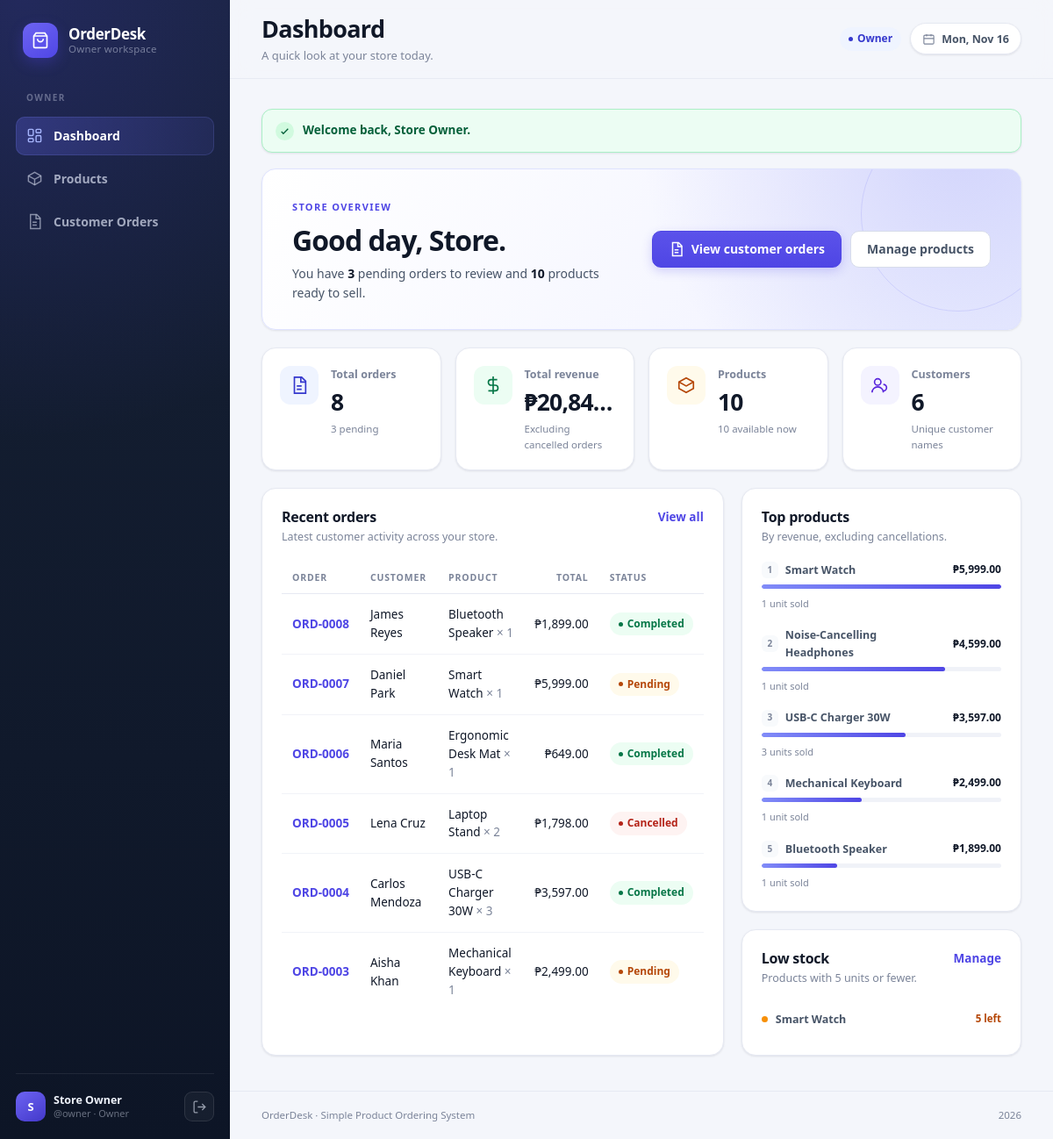
/owner/dashboard.php (signed in), run on the app's committed database.
### tables this page shows
CREATE TABLE orders (
  id            INT UNSIGNED AUTO_INCREMENT PRIMARY KEY,
  user_id       INT UNSIGNED  NULL,
  customer_name VARCHAR(100)  NOT NULL,
  customer_email VARCHAR(120) NOT NULL,
  customer_phone VARCHAR(30)  NOT NULL,
  customer_address VARCHAR(255) NOT NULL,
  product_id    INT UNSIGNED  NULL,
  product_name  VARCHAR(120)  NOT NULL,
  quantity      INT UNSIGNED  NOT NULL,
  unit_price    DECIMAL(10,2) NOT NULL,
  total_amount  DECIMAL(10,2) NOT NULL,
  payment_method ENUM('Cash', 'GCash') NOT NULL DEFAULT 'Cash',
  status        ENUM('Pending', 'Completed', 'Cancelled') NOT NULL DEFAULT 'Pending',
  created_at    TIMESTAMP     NOT NULL DEFAULT CURRENT_TIMESTAMP,
  CONSTRAINT fk_orders_product
    FOREIGN KEY (product_id) REFERENCES products (id)
    ON DELETE SET NULL ON UPDATE CASCADE,
  CONSTRAINT fk_orders_user
    FOREIGN KEY (user_id) REFERENCES users (id)
    ON DELETE SET NULL ON UPDATE CASCADE,
  INDEX idx_orders_user (user_id),
  INDEX idx_orders_customer (customer_name),
  INDEX idx_orders_email (customer_email),
  INDEX idx_orders_phone (customer_phone),
  INDEX idx_orders_status (status),
  INDEX idx_orders_created (created_at)
);

CREATE TABLE products (
  id           INT UNSIGNED AUTO_INCREMENT PRIMARY KEY,
  name         VARCHAR(120)  NOT NULL,
  category     VARCHAR(60)   NOT NULL DEFAULT 'General',
  description  VARCHAR(255)  NULL,
  unit_price   DECIMAL(10,2) NOT NULL,
  stock        INT UNSIGNED  NOT NULL DEFAULT 0,
  is_available TINYINT(1)    NOT NULL DEFAULT 1,
  created_at   TIMESTAMP     NOT NULL DEFAULT CURRENT_TIMESTAMP,
  INDEX idx_products_name (name),
  INDEX idx_products_category (category)
);

### includes/functions.php (called while the page is built, shortened)
<?php
function e(mixed $value): string
{
    return htmlspecialchars((string) $value, ENT_QUOTES, 'UTF-8');
}
function current_role(): string
{
    $role = (string) ($_SESSION['role'] ?? '');
    return in_array($role, ['owner', 'customer'], true) ? $role : 'customer';
}
function current_user(): array
{
    return [
        'id'       => (int) ($_SESSION['user_id'] ?? 0),
        'name'     => (string) ($_SESSION['user_name'] ?? 'Guest'),
        'username' => (string) ($_SESSION['username'] ?? ''),
        'role'     => current_role(),
    ];
}
function format_money(float|int|string $amount): string
{
    return CURRENCY . number_format((float) $amount, 2);
}
function order_code(int|string $id): string
{
    return 'ORD-' . str_pad((string) $id, 4, '0', STR_PAD_LEFT);
}
function status_class(string $status): string
{
    return match ($status) {
        'Completed' => 'badge-success',
        'Cancelled' => 'badge-danger',
        default     => 'badge-warning',
    };
}

### owner/dashboard.php (the view, shortened to what this page needs)
<?php
$pdo = db();
$productCount   = (int) $pdo->query('SELECT COUNT(*) FROM products')->fetchColumn();
$availableCount = (int) $pdo->query('SELECT COUNT(*) FROM products WHERE is_available = 1 AND stock > 0')->fetchColumn();
$orderCount     = (int) $pdo->query('SELECT COUNT(*) FROM orders')->fetchColumn();
$pendingCount   = (int) $pdo->query("SELECT COUNT(*) FROM orders WHERE status = 'Pending'")->fetchColumn();
$customerCount  = (int) $pdo->query('SELECT COUNT(DISTINCT customer_name) FROM orders')->fetchColumn();
$revenue        = (float) $pdo->query("SELECT COALESCE(SUM(total_amount), 0) FROM orders WHERE status <> 'Cancelled'")->fetchColumn();
$recentOrders = $pdo->query(
    'SELECT id, customer_name, product_name, quantity, unit_price, total_amount, status, created_at
     FROM orders ORDER BY created_at DESC, id DESC LIMIT 6'
)->fetchAll();
$topProducts = $pdo->query(
    "SELECT product_name, SUM(quantity) AS units, SUM(total_amount) AS revenue
     FROM orders
     WHERE status <> 'Cancelled'
     GROUP BY product_name
     ORDER BY revenue DESC
     LIMIT 5"
)->fetchAll();
$lowStock = $pdo->query(
    'SELECT id, name, stock, unit_price FROM products
     WHERE is_available = 1 AND stock <= 5
     ORDER BY stock ASC, name ASC LIMIT 5'
)->fetchAll();
$maxRevenue = 0.0;
foreach ($topProducts as $product) {
    $maxRevenue = max($maxRevenue, (float) $product['revenue']);
}
require __DIR__ . '/../includes/header.php';
?>
<section class="hero">
    <div class="hero-copy">
        <span class="eyebrow">Store overview</span>
        <h2>Good day, <?= e(explode(' ', $user['name'])[0]) ?>.</h2>
        <p>You have <strong><?= $pendingCount ?></strong> pending <?= $pendingCount === 1 ? 'order' : 'orders' ?> to review and <strong><?= $availableCount ?></strong> products ready to sell.</p>
    </div>
    <div class="hero-actions">
        <a class="btn btn-primary" href="orders.php">
            <svg viewBox="0 0 24 24" fill="none" stroke="currentColor" stroke-width="2" aria-hidden="true">
                <path d="M6 2h9l5 5v15H6z"/><path d="M14 2v6h6M9 13h6M9 17h6"/>
            </svg>
            View customer orders
        </a>
        <a class="btn btn-ghost" href="products.php">Manage products</a>
    </div>
</section>
<section class="stats-grid" aria-label="Store statistics">
    <article class="stat-card">
        <span class="stat-icon stat-icon-blue">
            <svg viewBox="0 0 24 24" fill="none" stroke="currentColor" stroke-width="1.8"><path d="M6 2h9l5 5v15H6z"/><path d="M14 2v6h6M9 13h6M9 17h6"/></svg>
        </span>
        <div class="stat-meta">
            <span>Total orders</span>
            <strong><?= number_format($orderCount) ?></strong>
            <small><?= $pendingCount ?> pending</small>
        </div>
    </article>
    <article class="stat-card">
        <span class="stat-icon stat-icon-green">
            <svg viewBox="0 0 24 24" fill="none" stroke="currentColor" stroke-width="1.8"><path d="M12 1v22M17 5H9.5a3.5 3.5 0 0 0 0 7h5a3.5 3.5 0 0 1 0 7H6"/></svg>
        </span>
        <div class="stat-meta">
            <span>Total revenue</span>
            <strong><?= format_money($revenue) ?></strong>
            <small>Excluding cancelled orders</small>
        </div>
    </article>
    <article class="stat-card">
        <span class="stat-icon stat-icon-amber">
            <svg viewBox="0 0 24 24" fill="none" stroke="currentColor" stroke-width="1.8"><path d="M21 8 12 3 3 8v8l9 5 9-5z"/><path d="m3 8 9 5 9-5"/></svg>
        </span>
        <div class="stat-meta">
            <span>Products</span>
            <strong><?= number_format($productCount) ?></strong>
            <small><?= $availableCount ?> available now</small>
        </div>
    </article>
    <article class="stat-card">
        <span class="stat-icon stat-icon-purple">
            <svg viewBox="0 0 24 24" fill="none" stroke="currentColor" stroke-width="1.8"><circle cx="9" cy="8" r="4"/><path d="M2 21a7 7 0 0 1 14 0M16 11a4 4 0 0 1 0 8"/></svg>
        </span>
        <div class="stat-meta">
            <span>Customers</span>
            <strong><?= number_format($customerCount) ?></strong>
            <small>Unique customer names</small>
        </div>
    </article>
</section>
<div class="dashboard-grid">
    <section class="panel">
        <div class="panel-head">
            <div>
                <h3>Recent orders</h3>
                <p>Latest customer activity across your store.</p>
            </div>
            <a class="text-link" href="orders.php">View all</a>
        </div>
        <?php if (!$recentOrders): ?>
            <div class="empty-state">
                <p>No orders yet. Customer orders will appear here as soon as they are placed.</p>
                <a class="btn btn-primary btn-sm" href="products.php">Manage products</a>
            </div>
        <?php else: ?>
            <div class="table-wrap">
                <table class="table">
                    <thead>
                        <tr>
                            <th>Order</th>
                            <th>Customer</th>
                            <th>Product</th>
                            <th class="num">Total</th>
                            <th>Status</th>
                        </tr>
                    </thead>
                    <tbody>
                        <?php foreach ($recentOrders as $order): ?>
                            <tr>
                                <td data-label="Order"><a class="order-link" href="edit_order.php?id=<?= (int) $order['id'] ?>"><?= e(order_code($order['id'])) ?></a></td>
                                <td data-label="Customer"><?= e($order['customer_name']) ?></td>
                                <td data-label="Product">
                                    <?= e($order['product_name']) ?>
                                    <span class="muted">× <?= (int) $order['quantity'] ?></span>
                                </td>
                                <td data-label="Total" class="num"><?= format_money($order['total_amount']) ?></td>
                                <td data-label="Status"><span class="badge <?= status_class($order['status']) ?>"><?= e($order['status']) ?></span></td>
                            </tr>
                        <?php endforeach; ?>
                    </tbody>
                </table>
            </div>
        <?php endif; ?>
    </section>
    <aside class="dashboard-side">
        <section class="panel">
            <div class="panel-head">
                <div>
                    <h3>Top products</h3>
                    <p>By revenue, excluding cancellations.</p>
                </div>
            </div>
            <?php if (!$topProducts): ?>
                <div class="empty-state"><p>No sales data yet.</p></div>
            <?php else: ?>
                <ul class="rank-list">
                    <?php foreach ($topProducts as $index => $product): ?>
                        <?php $width = $maxRevenue > 0 ? ((float) $product['revenue'] / $maxRevenue) * 100 : 0; ?>
                        <li>
                            <div class="rank-head">
                                <span class="rank-name"><span class="rank-number"><?= $index + 1 ?></span><?= e($product['product_name']) ?></span>
                                <strong><?= format_money($product['revenue']) ?></strong>
                            </div>
                            <div class="rank-bar"><span style="width: <?= number_format($width, 1, '.', '') ?>%"></span></div>
                            <small><?= (int) $product['units'] ?> <?= (int) $product['units'] === 1 ? 'unit' : 'units' ?> sold</small>
                        </li>
                    <?php endforeach; ?>
                </ul>
            <?php endif; ?>
        </section>
        <section class="panel">
            <div class="panel-head">
                <div>
                    <h3>Low stock</h3>
                    <p>Products with 5 units or fewer.</p>
                </div>
                <a class="text-link" href="products.php">Manage</a>
            </div>
            <?php if (!$lowStock): ?>
                <div class="empty-state"><p>All products are well stocked.</p></div>
            <?php else: ?>
                <ul class="stock-list">
                    <?php foreach ($lowStock as $product): ?>
                        <li>
                            <span class="stock-dot <?= (int) $product['stock'] === 0 ? 'is-out' : '' ?>"></span>
                            <span class="stock-name"><?= e($product['name']) ?></span>
                            <span class="stock-count <?= (int) $product['stock'] === 0 ? 'is-out' : '' ?>">
                                <?= (int) $product['stock'] === 0 ? 'Out of stock' : (int) $product['stock'] . ' left' ?>
                            </span>
                        </li>
                    <?php endforeach; ?>
                </ul>
            <?php endif; ?>
        </section>
    </aside>
</div>
<?php require __DIR__ . '/../includes/footer.php'; ?>

### data on the page
orders: id "ORD-0008", customer_name "James Reyes", product_name "Bluetooth Speaker", quantity "1", total_amount "₱1,899.00", status "Completed"
orders: id "ORD-0007", customer_name "Daniel Park", product_name "Smart Watch", quantity "1", total_amount "₱5,999.00", status "Pending"
orders: id "ORD-0006", customer_name "Maria Santos", product_name "Ergonomic Desk Mat", quantity "1", total_amount "₱649.00", status "Completed"
orders: id "ORD-0005", customer_name "Lena Cruz", product_name "Laptop Stand", quantity "2", total_amount "₱1,798.00", status "Cancelled"
orders: id "ORD-0004", customer_name "Carlos Mendoza", product_name "USB-C Charger 30W", quantity "3", total_amount "₱3,597.00", status "Completed"
orders: id "ORD-0003", customer_name "Aisha Khan", product_name "Mechanical Keyboard", quantity "1", total_amount "₱2,499.00", status "Pending"
products: name "Smart Watch", stock "5"

### other printed values
$initial "S"
$user['name'] "Store Owner"
$user['username'] "owner"
$roleLabel "Owner"
$pageTitle "Dashboard"
$pageSubtitle "A quick look at your store today."
$flash['message'] "Welcome back, Store Owner."
explode(' ', $user['name'])[0] "Store"
$pendingCount "3"
$availableCount "10"
$orderCount "8"
format_money($revenue) "₱20,84…"
$productCount "10"
$customerCount "6"
$product['product_name'] "Smart Watch"
